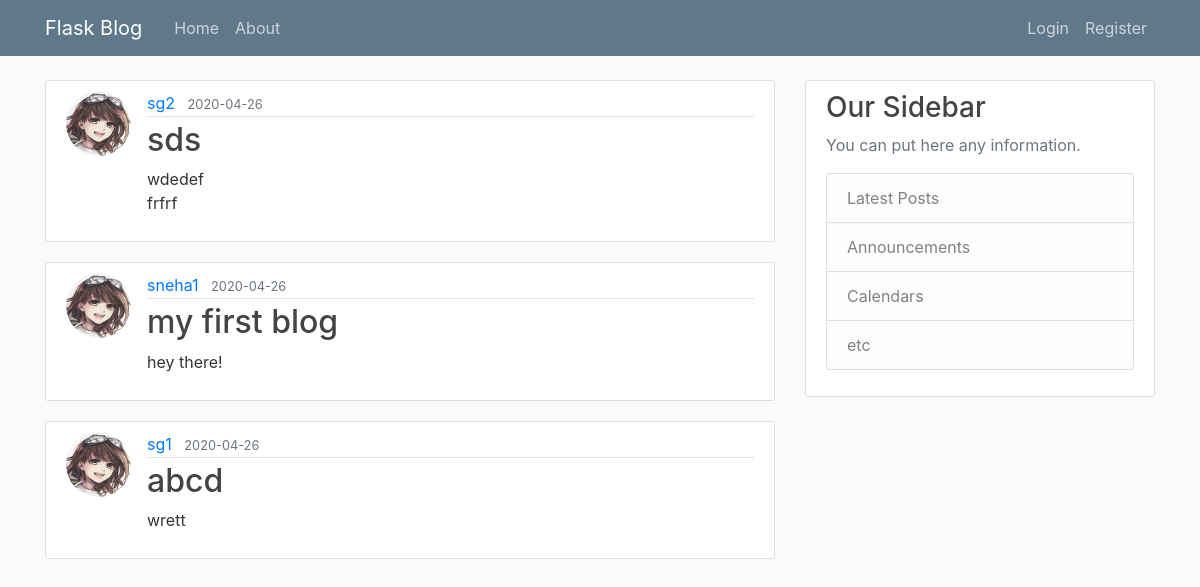
Page /home on the earlier database version.
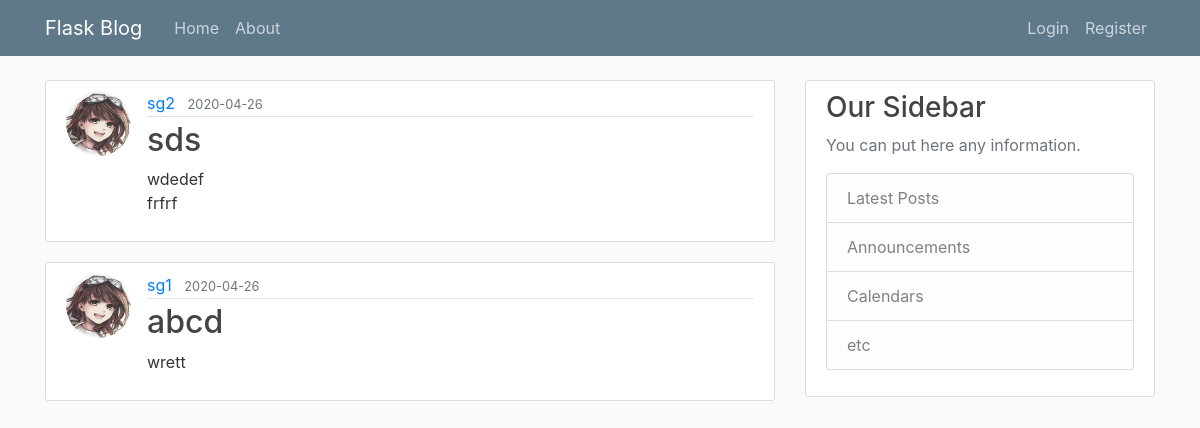
Same page on the later database version.
### flask_blog/models.py (models this page shows, shortened)
class Post(db.Model):
    id = db.Column(db.Integer, primary_key=True)
    title = db.Column(db.String(100), nullable=False)
    date_posted = db.Column(db.DateTime, nullable=False, default=datetime.utcnow)
    content = db.Column(db.Text, nullable=False)
    user_id = db.Column(db.Integer, db.ForeignKey('user.id'), nullable=False)

class User(db.Model,UserMixin):
    id = db.Column(db.Integer, primary_key=True)
    username = db.Column(db.String(20), unique=True, nullable=False)
    email = db.Column(db.String(120), unique=True, nullable=False)
    image_file = db.Column(db.String(20), nullable=False, default='default.jpg')
    password = db.Column(db.String(60), nullable=False)
    posts = db.relationship('Post', backref='author', lazy=True)

### flask_blog/routes.py (the view)
@app.route("/")
@app.route("/home")
def home():
    posts=Post.query.all()
    return render_template('home.html', posts=posts)

### flask_blog/templates/home.html
{% extends "base.html" %}
{% block content %}
{% for post in posts %}
<article class="media content-section">
    <img class="rounded-circle article-img" src="{{url_for('static',filename='profile_pics/'+post.author.image_file)}}">
    <div class="media-body">
      <div class="article-metadata">
        <a class="mr-2" href="#">{{ post.author.username }}</a>
        <small class="text-muted">{{ post.date_posted.strftime('%Y-%m-%d') }}</small>
      </div>
      <h2><a class="article-title" href="#">{{ post.title }}</a></h2>
      <p class="article-content">{{ post.content }}</p>
    </div>
  </article>
  {% endfor %}
{%endblock%}

### flask_blog/templates/base.html (shortened to what this page needs)
<html>
    <head>
        <link rel="stylesheet" href="https://stackpath.bootstrapcdn.com/bootstrap/4.4.1/css/bootstrap.min.css">
        <link rel="stylesheet" type="text/css" href="{{ url_for('static',filename='main.css') }}">
    </head>
    <body>
        <header class="site-header">
            <nav class="navbar navbar-expand-md navbar-dark bg-steel fixed-top">
              <div class="container">
                <a class="navbar-brand mr-4" href="/">Flask Blog</a>
                <div class="collapse navbar-collapse" id="navbarToggle">
                  <div class="navbar-nav mr-auto">
                    <a class="nav-item nav-link" href="{{ url_for('home') }}">Home</a>
                    <a class="nav-item nav-link" href="{{ url_for('about') }}">About</a>
                  </div>
                  <div class="navbar-nav">
                    {% if current_user.is_authenticated %}
                    <a class="nav-item nav-link" href="{{ url_for('new_post') }}">New Post</a>
                    <a class="nav-item nav-link" href="{{ url_for('account') }}">Account</a>
                    <a class="nav-item nav-link" href="{{ url_for('logout') }}">Logout</a>
                    {% else %}
                    <a class="nav-item nav-link" href="{{ url_for('login') }}">Login</a>
                    <a class="nav-item nav-link" href="{{ url_for('register') }}">Register</a>
                    {% endif %}
                  </div>
                </div>
              </div>
            </nav>
          </header>
          <main role="main" class="container">
            <div class="row">
              <div class="col-md-8">
                {% block content %}{% endblock %}
              </div>
              <div class="col-md-4">
                <div class="content-section">
                  <h3>Our Sidebar</h3>
                  <p class='text-muted'>You can put here any information.
                    <ul class="list-group">
                      <li class="list-group-item list-group-item-light">Latest Posts</li>
                      <li class="list-group-item list-group-item-light">Announcements</li>
                      <li class="list-group-item list-group-item-light">Calendars</li>
                      <li class="list-group-item list-group-item-light">etc</li>
                    </ul>
                  </p>
                </div>
              </div>
            </div>
          </main>
    </body>
</html>

### flask_blog/static/main.css (style rules this page uses)
body { background: #fafafa; color: #333333; margin-top: 5rem; }
h1, h2, h3, h4, h5, h6 { color: #444444; }
.bg-steel { background-color: #5f788a; }
.site-header .navbar-nav .nav-link { color: #cbd5db; }
.content-section { background: #ffffff; padding: 10px 20px; border: 1px solid #dddddd; border-radius: 3px; margin-bottom: 20px; }
.article-title { color: #444444; }
.article-content { white-space: pre-line; }
.article-img { height: 65px; width: 65px; margin-right: 16px; }
.article-metadata { padding-bottom: 1px; margin-bottom: 4px; border-bottom: 1px solid #e3e3e3 }

Differences in the rows shown:
removed Post: image_file (picture), author.username "sneha1", date_posted "2020-04-26", title "my first blog", content "hey there!"
